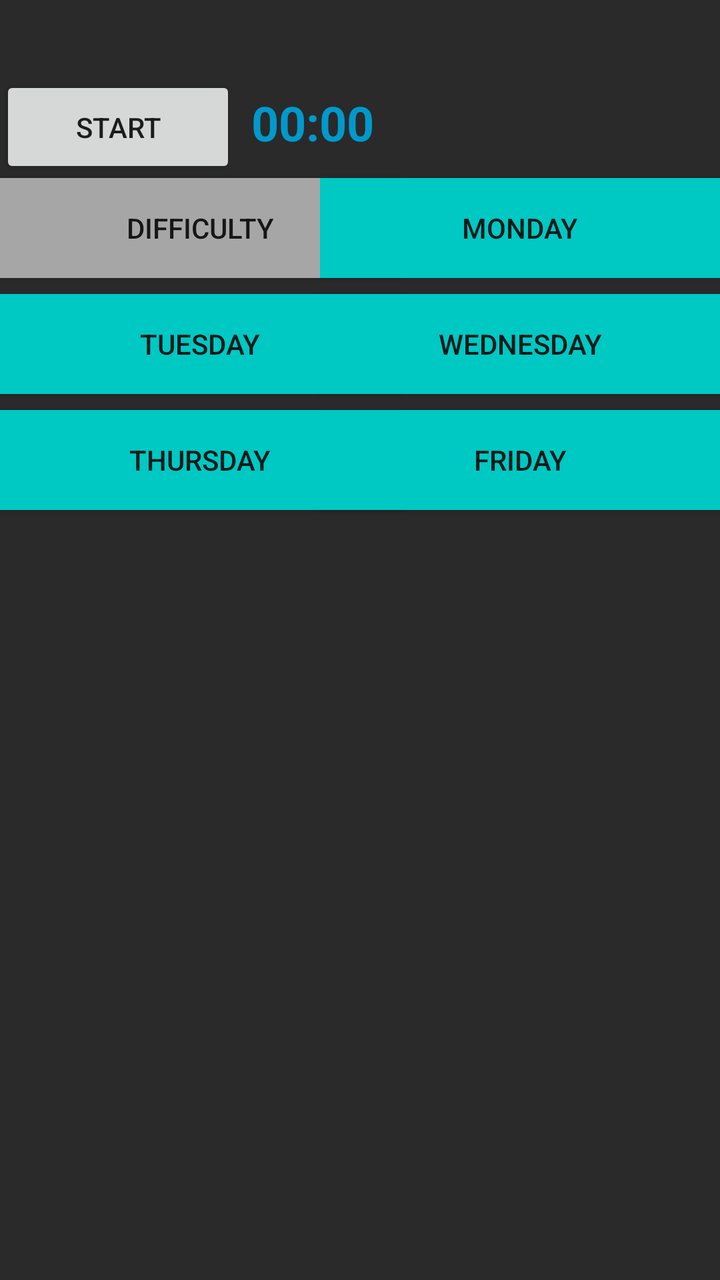
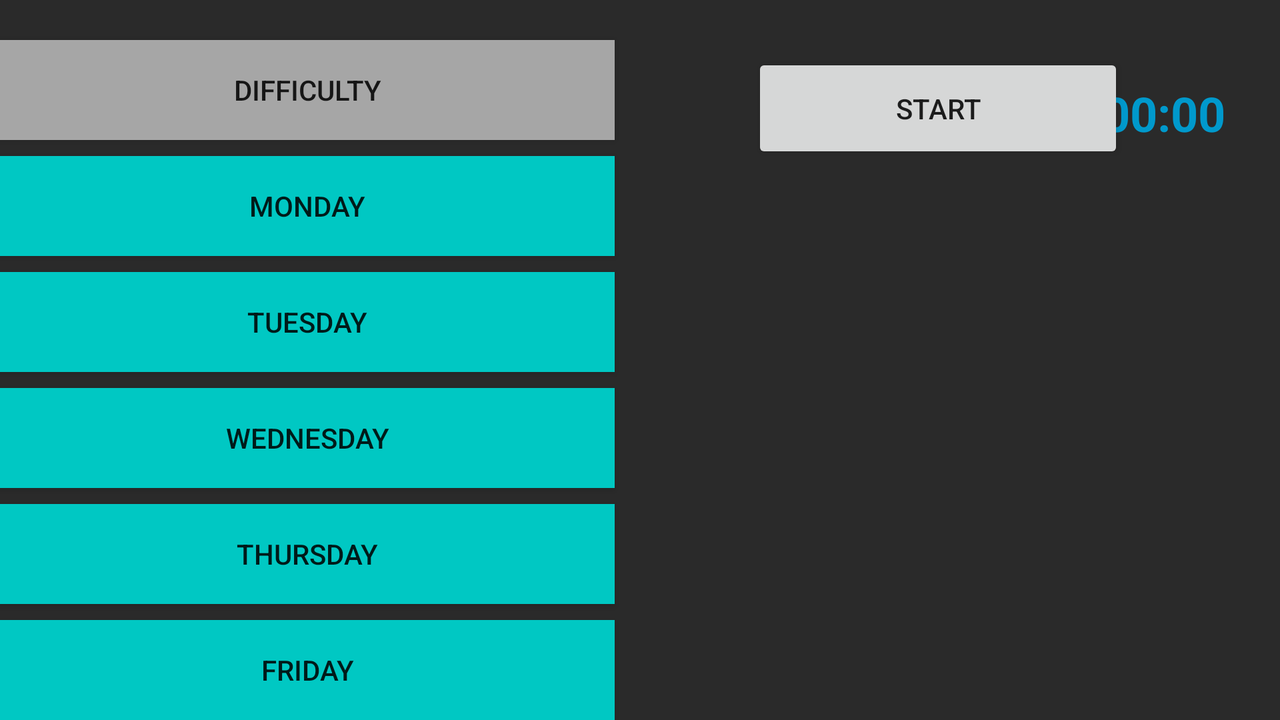

First picture: res/layout/ on a phone held upright. Second picture: the repository's own variant of that layout, on a device whose configuration matches the variant's folder. Source for both follows.
<!-- AndroidManifest.xml: application theme AppTheme -->
<!-- res/layout/activity_main.xml -->
<?xml version="1.0" encoding="utf-8"?>
<androidx.constraintlayout.widget.ConstraintLayout xmlns:android="http://schemas.android.com/apk/res/android"
    xmlns:app="http://schemas.android.com/apk/res-auto"
    xmlns:tools="http://schemas.android.com/tools"
    android:layout_width="match_parent"
    android:layout_height="match_parent"
    android:orientation="vertical"
    tools:context=".MainActivity"
    android:background="@color/broken_black">

    <androidx.appcompat.widget.Toolbar
        android:id="@+id/toolbar"
        android:layout_width="413dp"
        android:layout_height="72dp"
        app:layout_constraintEnd_toEndOf="parent"
        app:layout_constraintStart_toStartOf="parent"
        app:layout_constraintTop_toTopOf="parent" />

    <Button
        android:id="@+id/startWorkout"
        android:layout_width="118dp"
        android:layout_height="51dp"
        android:text="@string/start"
        app:layout_constraintBottom_toTopOf="@+id/DifficultyFragButton"
        app:layout_constraintTop_toBottomOf="@+id/toolbar"
        app:layout_constraintVertical_bias="1.0"
        tools:ignore="MissingConstraints"
        tools:layout_editor_absoluteX="-9dp" />

    <Chronometer
        android:id="@+id/chronometer"
        android:layout_width="120dp"
        android:layout_height="29dp"
        android:layout_marginBottom="15dp"
        android:textAppearance="@style/TextAppearance.AppCompat.Large"
        android:textColor="@android:color/holo_blue_dark"
        android:textSize="24sp"
        android:textStyle="bold"
        app:layout_constraintBottom_toTopOf="@+id/MondayFragButton"
        app:layout_constraintEnd_toEndOf="parent"
        app:layout_constraintHorizontal_bias="0.064"
        app:layout_constraintStart_toEndOf="@+id/startWorkout"
        app:layout_constraintTop_toBottomOf="@+id/toolbar"
        app:layout_constraintVertical_bias="1.0" />

    <Button
        android:id="@+id/DifficultyFragButton"
        android:layout_width="200dp"
        android:layout_height="50dp"
        android:layout_marginBottom="8dp"
        android:background="@color/light_grey"
        android:onClick="changeFragment"
        android:text="@string/difficulty"
        app:layout_constraintBottom_toTopOf="@+id/TuesdayFragButton"
        app:layout_constraintStart_toStartOf="parent" />

    <Button
        android:id="@+id/MondayFragButton"
        android:layout_width="200dp"
        android:layout_height="50dp"
        android:layout_marginBottom="8dp"
        android:background="@color/neon_blue"
        android:onClick="changeFragment"
        android:text="@string/monday"
        app:layout_constraintBottom_toTopOf="@+id/WednesdayFragButton"
        app:layout_constraintEnd_toEndOf="parent" />

    <Button
        android:id="@+id/TuesdayFragButton"
        android:layout_width="200dp"
        android:layout_height="50dp"
        android:layout_marginBottom="8dp"
        android:background="@color/neon_blue"
        android:onClick="changeFragment"
        android:text="@string/tuesday"
        app:layout_constraintBottom_toTopOf="@+id/ThursdayFragButton"
        app:layout_constraintStart_toStartOf="parent" />

    <Button
        android:id="@+id/WednesdayFragButton"
        android:layout_width="200dp"
        android:layout_height="50dp"
        android:layout_marginBottom="8dp"
        android:background="@color/neon_blue"
        android:onClick="changeFragment"
        android:text="@string/wednesday"
        app:layout_constraintBottom_toTopOf="@+id/FridayFragButton"
        app:layout_constraintEnd_toEndOf="parent" />

    <Button
        android:id="@+id/ThursdayFragButton"
        android:layout_width="200dp"
        android:layout_height="50dp"
        android:layout_marginBottom="16dp"
        android:background="@color/neon_blue"
        android:onClick="changeFragment"
        android:text="@string/thursday"
        app:layout_constraintBottom_toTopOf="@+id/fragment_place"
        app:layout_constraintStart_toStartOf="parent" />

    <Button
        android:id="@+id/FridayFragButton"
        android:layout_width="200dp"
        android:layout_height="50dp"
        android:layout_marginBottom="16dp"
        android:background="@color/neon_blue"
        android:onClick="changeFragment"
        android:text="@string/friday"
        app:layout_constraintBottom_toTopOf="@+id/fragment_place"
        app:layout_constraintEnd_toEndOf="parent" />

    <FrameLayout
        android:id="@+id/fragment_place"
        android:name="com.example.android_development.MondayFragment"
        android:layout_width="387dp"
        android:layout_height="353dp"
        android:layout_marginBottom="16dp"
        app:layout_constraintBottom_toBottomOf="parent"
        app:layout_constraintEnd_toEndOf="parent"
        app:layout_constraintHorizontal_bias="0.428"
        app:layout_constraintStart_toStartOf="parent" />

    <androidx.constraintlayout.widget.Guideline
        android:id="@+id/guideline"
        android:layout_width="wrap_content"
        android:layout_height="wrap_content"
        android:orientation="vertical"
        app:layout_constraintGuide_percent="0.5" />

</androidx.constraintlayout.widget.ConstraintLayout>
<!-- resources referenced by this layout -->
<resources>
  <color name="broken_black">#2a2a2a</color>
  <color name="light_grey">#a6a6a6</color>
  <color name="neon_blue">#00c8c3</color>
  <string name="difficulty">Difficulty</string>
  <string name="friday">Friday</string>
  <string name="monday">Monday</string>
  <string name="start">Start</string>
  <string name="thursday">Thursday</string>
  <string name="tuesday">Tuesday</string>
  <string name="wednesday">Wednesday</string>
  <style name="AppTheme" parent="Theme.AppCompat.Light.DarkActionBar">
          
          <item name="colorPrimary">@color/action_bar</item>
          <item name="colorPrimaryDark">@color/notification_bar</item>
          <item name="colorAccent">@color/colorAccent</item>
      </style>
  <color name="action_bar">#008bce</color>
  <color name="notification_bar">#2a5270</color>
  <color name="colorAccent">#03DAC5</color>
</resources>
<!-- res/layout-land/activity_main.xml (the repository's variant of the layout above) -->
<!-- drawn on the phone turned sideways -->
<?xml version="1.0" encoding="utf-8"?>
<androidx.constraintlayout.widget.ConstraintLayout xmlns:android="http://schemas.android.com/apk/res/android"
    xmlns:app="http://schemas.android.com/apk/res-auto"
    xmlns:tools="http://schemas.android.com/tools"
    android:layout_width="match_parent"
    android:layout_height="match_parent"
    android:orientation="vertical"
    tools:context=".MainActivity"
    android:background="@color/broken_black">

    <Button
        android:id="@+id/startWorkout"
        android:layout_width="186dp"
        android:layout_height="55dp"
        android:layout_marginStart="376dp"
        android:layout_marginLeft="376dp"
        android:text="@string/start"
        app:layout_constraintBottom_toTopOf="@+id/fragment_place"
        app:layout_constraintStart_toStartOf="parent"
        app:layout_constraintTop_toTopOf="parent"
        app:layout_constraintVertical_bias="0.888"
        tools:ignore="MissingConstraints" />

    <Chronometer
        android:id="@+id/chronometer"
        android:layout_width="101dp"
        android:layout_height="33dp"
        android:layout_marginStart="1dp"
        android:layout_marginLeft="1dp"
        android:textAppearance="@style/TextAppearance.AppCompat.Large"
        android:textColor="@android:color/holo_blue_dark"
        android:textSize="24sp"
        android:textStyle="bold"
        app:layout_constraintBottom_toTopOf="@+id/fragment_place"
        app:layout_constraintEnd_toEndOf="parent"
        app:layout_constraintHorizontal_bias="0.492"
        app:layout_constraintStart_toEndOf="@+id/startWorkout"
        app:layout_constraintTop_toTopOf="parent"
        app:layout_constraintVertical_bias="0.776" />

    <Button
        android:id="@+id/DifficultyFragButton"
        android:layout_width="0dp"
        android:layout_height="50dp"
        android:layout_marginBottom="8dp"
        android:background="@color/light_grey"
        android:onClick="changeFragment"
        android:text="@string/difficulty"
        app:layout_constraintBottom_toTopOf="@+id/MondayFragButton"
        app:layout_constraintEnd_toStartOf="@+id/guideline"
        app:layout_constraintHorizontal_bias="0.0"
        app:layout_constraintStart_toStartOf="parent"
        app:layout_constraintWidth_percent="0.48"/>

    <Button
        android:id="@+id/FridayFragButton"
        android:layout_width="0dp"
        android:layout_height="50dp"
        android:background="@color/neon_blue"
        android:onClick="changeFragment"
        android:text="@string/friday"
        app:layout_constraintBottom_toBottomOf="parent"
        app:layout_constraintEnd_toStartOf="@+id/guideline"
        app:layout_constraintHorizontal_bias="0.0"
        app:layout_constraintStart_toStartOf="parent"
        app:layout_constraintWidth_percent="0.48"/>

    <Button
        android:id="@+id/ThursdayFragButton"
        android:layout_width="0dp"
        android:layout_height="50dp"
        android:layout_marginBottom="8dp"
        android:background="@color/neon_blue"
        android:onClick="changeFragment"
        android:text="@string/thursday"
        app:layout_constraintBottom_toTopOf="@+id/FridayFragButton"
        app:layout_constraintEnd_toStartOf="@+id/guideline"
        app:layout_constraintHorizontal_bias="0.0"
        app:layout_constraintStart_toStartOf="parent"
        app:layout_constraintWidth_percent="0.48"/>

    <Button
        android:id="@+id/TuesdayFragButton"
        android:layout_width="0dp"
        android:layout_height="50dp"
        android:layout_marginBottom="8dp"
        android:background="@color/neon_blue"
        android:onClick="changeFragment"
        android:text="@string/tuesday"
        app:layout_constraintBottom_toTopOf="@+id/WednesdayFragButton"
        app:layout_constraintEnd_toStartOf="@+id/guideline"
        app:layout_constraintHorizontal_bias="0.0"
        app:layout_constraintStart_toStartOf="parent"
        app:layout_constraintWidth_percent="0.48"/>

    <Button
        android:id="@+id/WednesdayFragButton"
        android:layout_width="0dp"
        android:layout_height="50dp"
        android:layout_marginBottom="8dp"
        android:background="@color/neon_blue"
        android:onClick="changeFragment"
        android:text="@string/wednesday"
        app:layout_constraintBottom_toTopOf="@+id/ThursdayFragButton"
        app:layout_constraintEnd_toStartOf="@+id/guideline"
        app:layout_constraintHorizontal_bias="0.0"
        app:layout_constraintStart_toStartOf="parent"
        app:layout_constraintWidth_percent="0.48"/>

    <Button
        android:id="@+id/MondayFragButton"
        android:layout_width="0dp"
        android:layout_height="50dp"
        android:layout_marginBottom="8dp"
        android:background="@color/neon_blue"
        android:onClick="changeFragment"
        android:text="@string/monday"
        app:layout_constraintBottom_toTopOf="@+id/TuesdayFragButton"
        app:layout_constraintEnd_toStartOf="@+id/guideline"
        app:layout_constraintHorizontal_bias="0.0"
        app:layout_constraintStart_toStartOf="parent"
        app:layout_constraintWidth_percent="0.48"/>

    <FrameLayout
        android:id="@+id/fragment_place"
        android:name="com.example.android_development.MondayFragment"
        android:layout_width="340dp"
        android:layout_height="275dp"
        app:layout_constraintBottom_toBottomOf="parent"
        app:layout_constraintEnd_toEndOf="parent"
        app:layout_constraintHorizontal_bias="0.625"
        app:layout_constraintStart_toEndOf="@+id/WednesdayFragButton"
        app:layout_constraintTop_toTopOf="parent"
        app:layout_constraintVertical_bias="1.0" />

    <androidx.constraintlayout.widget.Guideline
        android:id="@+id/guideline"
        android:layout_width="wrap_content"
        android:layout_height="wrap_content"
        android:orientation="vertical"
        app:layout_constraintGuide_percent="0.5" />

</androidx.constraintlayout.widget.ConstraintLayout>
